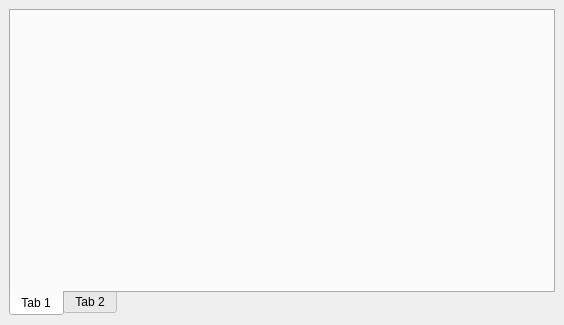
<?xml version="1.0" encoding="UTF-8"?>
<ui version="4.0">
 <class>MainWindow</class>
 <widget class="QMainWindow" name="MainWindow">
  <property name="geometry">
   <rect>
    <x>0</x>
    <y>0</y>
    <width>564</width>
    <height>325</height>
   </rect>
  </property>
  <property name="windowTitle">
   <string>MobileIRC</string>
  </property>
  <property name="windowIcon">
   <iconset resource="Icons.qrc">
    <normaloff>:/Icons/konversation.png</normaloff>:/Icons/konversation.png</iconset>
  </property>
  <widget class="QWidget" name="centralwidget">
   <layout class="QVBoxLayout" name="verticalLayout">
    <item>
     <widget class="QTabWidget" name="ChannelTabs">
      <property name="tabPosition">
       <enum>QTabWidget::South</enum>
      </property>
      <widget class="QWidget" name="tab">
       <attribute name="title">
        <string>Tab 1</string>
       </attribute>
      </widget>
      <widget class="QWidget" name="tab_2">
       <attribute name="title">
        <string>Tab 2</string>
       </attribute>
      </widget>
     </widget>
    </item>
   </layout>
  </widget>
  <widget class="QMenuBar" name="menubar">
   <property name="geometry">
    <rect>
     <x>0</x>
     <y>0</y>
     <width>564</width>
     <height>25</height>
    </rect>
   </property>
  </widget>
 </widget>
 <resources>
  <include location="Icons.qrc"/>
 </resources>
 <connections/>
</ui>
